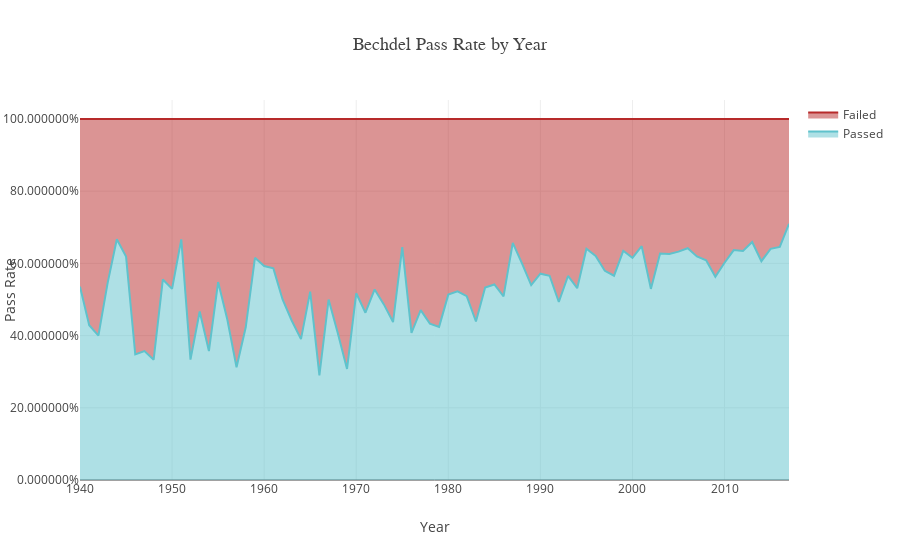

Write notebook code for a chart like this one.
### Code cell
# Create a trace and plot
trace0 = go.Scatter(
    x = all_joined2['year'],
    y = all_joined2['passed'],
    name='Passed',
    fill='tonexty',
    marker = dict(
        color='rgb(95, 194, 204)',
        line = dict(
            color='rgb(73, 59, 59)',
            width = 1.5)
))
trace1 = go.Scatter(
    x = all_joined2['year'],
    y = all_joined2['passed'] + all_joined2['failed'],
    name='Failed',
    fill='tonexty',
        marker=dict(
        color='rgb(183, 42, 42)',
        line=dict(
            color='rgb(73, 59, 59)',
            width=1.5),
        )
)

data = [trace0, trace1]

layout = go.Layout(title='Bechdel Pass Rate by Year',
                   titlefont=dict(size =18, family='Oswald, sans-serif'),
                   yaxis=dict(tickformat="%", title='Pass Rate'), 
                   xaxis=dict(title='Year'))

fig = go.Figure(data=data, layout=layout)

plotly.offline.iplot(fig)

#export html
plotly.offline.plot(fig, filename='line_chart_year.html', auto_open = False)

### Figure 1 — Plotly figure (JSON) as saved in the notebook; plotly's stock layout.template omitted (floating-point values rounded to 4 significant figures)
{"data": [{"fill": "tonexty", "marker": {"color": "rgb(95, 194, 204)", "line": {"color": "rgb(73, 59, 59)", "width": 1.5}}, "name": "Passed", "type": "scatter", "x": [1940, 1941, 1942, 1943, 1944, 1945, 1946, 1947, 1948, 1949, 1950, 1951, 1952, 1953, 1954, 1955, 1956, 1957, 1958, 1959, 1960, 1961, 1962, 1963, 1964, 1965, 1966, 1967, 1968, 1969, 1970, 1971, 1972, 1973, 1974, 1975, 1976, 1977, 1978, 1979, 1980, 1981, 1982, 1983, 1984, 1985, 1986, 1987, 1988, 1989, 1990, 1991, 1992, 1993, 1994, 1995, 1996, 1997, 1998, 1999, 2000, 2001, 2002, 2003, 2004, 2005, 2006, 2007, 2008, 2009, 2010, 2011, 2012, 2013, 2014, 2015, 2016, 2017], "y": [0.5357, 0.4286, 0.4, 0.5455, 0.6667, 0.619, 0.3478, 0.3571, 0.3333, 0.5556, 0.5294, 0.6667, 0.3333, 0.4667, 0.3571, 0.5484, 0.4444, 0.3125, 0.4231, 0.6154, 0.5926, 0.5862, 0.5, 0.4412, 0.3902, 0.5217, 0.2895, 0.5, 0.4062, 0.3077, 0.5172, 0.4634, 0.5278, 0.4865, 0.4375, 0.6452, 0.4074, 0.4706, 0.4333, 0.4242, 0.5135, 0.5227, 0.5094, 0.439, 0.5333, 0.5417, 0.5088, 0.6567, 0.6, 0.5397, 0.5714, 0.5658, 0.493, 0.5652, 0.5312, 0.6408, 0.6207, 0.5794, 0.5659, 0.6349, 0.6154, 0.6478, 0.5294, 0.6276, 0.6263, 0.6327, 0.642, 0.6194, 0.6087, 0.5629, 0.6018, 0.6369, 0.6345, 0.6591, 0.6061, 0.6403, 0.6458, 0.7098]}, {"fill": "tonexty", "marker": {"color": "rgb(183, 42, 42)", "line": {"color": "rgb(73, 59, 59)", "width": 1.5}}, "name": "Failed", "type": "scatter", "x": [1940, 1941, 1942, 1943, 1944, 1945, 1946, 1947, 1948, 1949, 1950, 1951, 1952, 1953, 1954, 1955, 1956, 1957, 1958, 1959, 1960, 1961, 1962, 1963, 1964, 1965, 1966, 1967, 1968, 1969, 1970, 1971, 1972, 1973, 1974, 1975, 1976, 1977, 1978, 1979, 1980, 1981, 1982, 1983, 1984, 1985, 1986, 1987, 1988, 1989, 1990, 1991, 1992, 1993, 1994, 1995, 1996, 1997, 1998, 1999, 2000, 2001, 2002, 2003, 2004, 2005, 2006, 2007, 2008, 2009, 2010, 2011, 2012, 2013, 2014, 2015, 2016, 2017], "y": [1, 1, 1, 1, 1, 1, 1, 1, 1, 1, 1, 1, 1, 1, 1, 1, 1, 1, 1, 1, 1, 1, 1, 1, 1, 1, 1, 1, 1, 1, 1, 1, 1, 1, 1, 1, 1, 1, 1, 1, 1, 1, 1, 1, 1, 1, 1, 1, 1, 1, 1, 1, 1, 1, 1, 1, 1, 1.0, 1, 1, 1, 1, 1, 1, 1, 1, 1, 1, 1, 1, 1, 1, 1, 1, 1, 1, 1, 1]}], "layout": {"title": "Bechdel Pass Rate by Year", "titlefont": {"family": "Oswald, sans-serif", "size": 18}, "xaxis": {"title": "Year"}, "yaxis": {"tickformat": "%", "title": "Pass Rate"}}}
